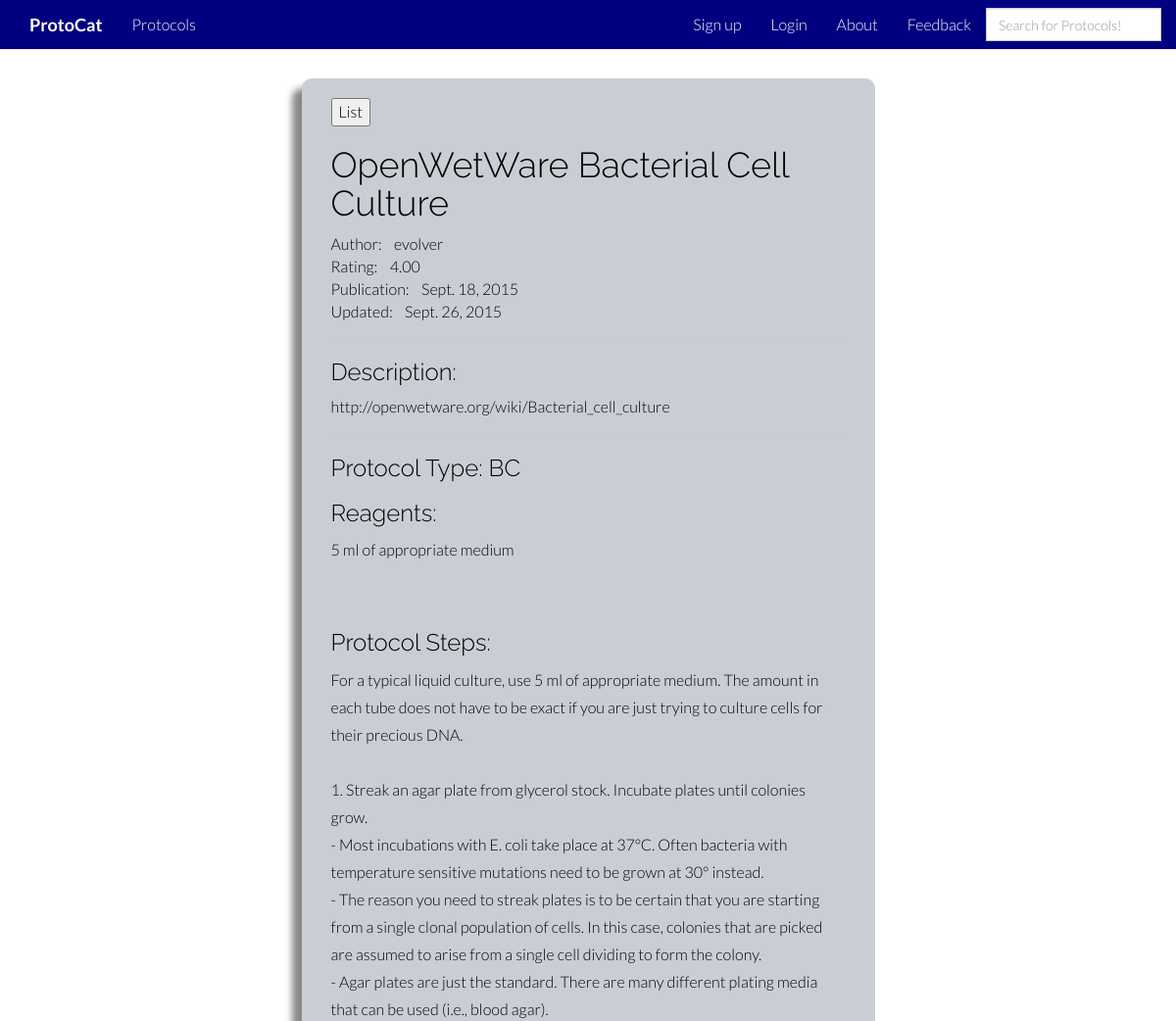
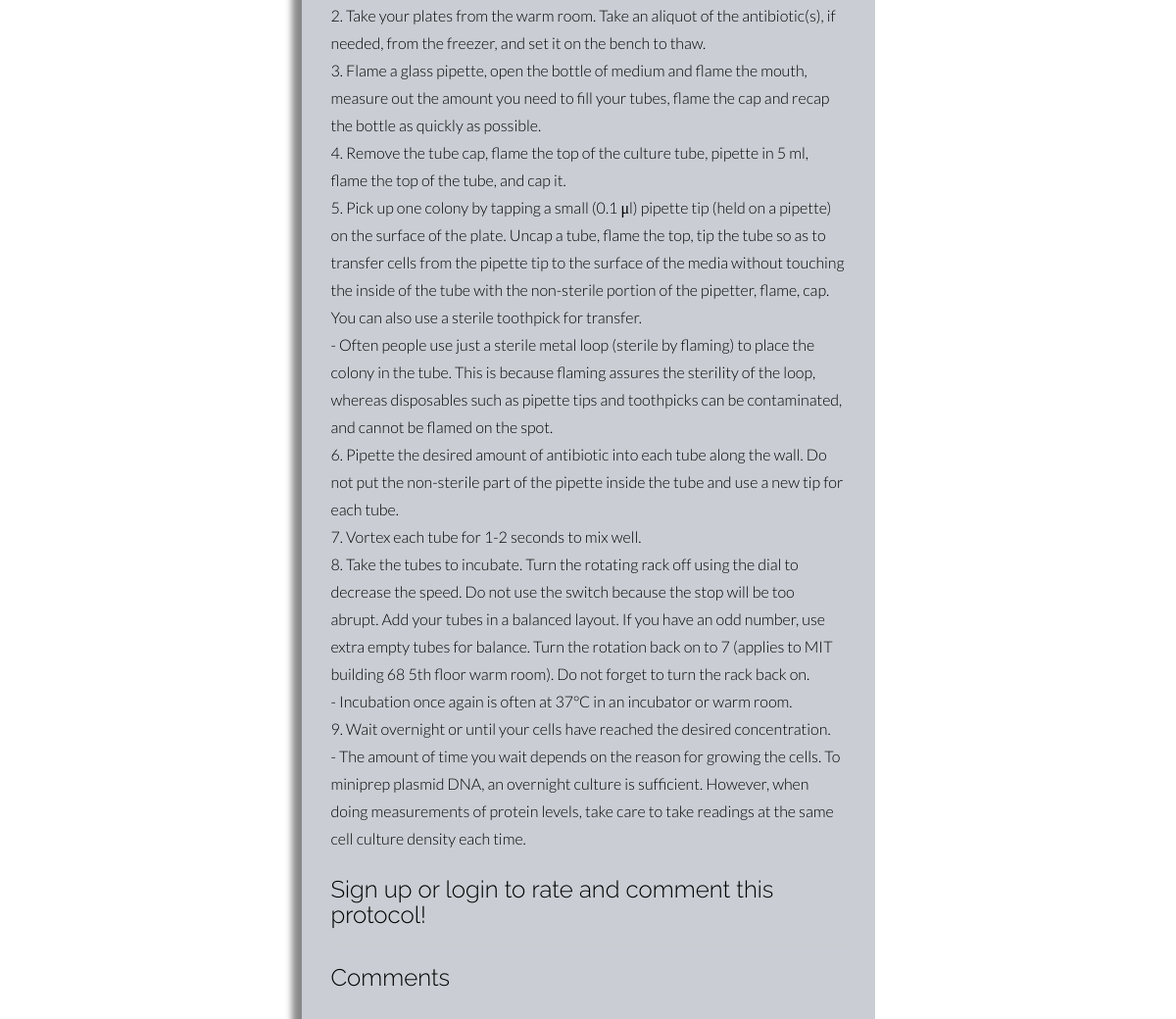
Screenshot of /protocol_display/125/ with the database file from the repository (2 pictures, top to bottom).
### protocat_app/models.py (models this page shows, shortened)
class Protocol(models.Model):
    id = models.AutoField(primary_key=True)
    title = models.TextField()
    author = models.CharField(max_length=50)
    date_of_upload = models.DateField(auto_now_add=True)
    date_modified = models.DateField(auto_now=True)
    description = models.TextField(blank=True)
    protocol_type = models.CharField(max_length=2, choices=PROTOCOL_TYPES, null=True, blank=True)
    rating = models.DecimalField(
        validators=[MinValueValidator(0.0), MaxValueValidator(5.0)],
        max_digits=3, decimal_places=2, default=2.50)
    num_ratings = models.IntegerField(default=0)
    user_rated = models.TextField(default='')
    reagents = models.TextField(default='')
    protocol_steps = models.TextField(default='')

### protocat_app/views.py (the view)
# urls.py: url(r'^protocol_display/(?P<protocol_id>[0-9]+)/$', views.protocol_display, name='protocol_display'),
def protocol_display(request, protocol_id):
    protocol_items = Protocol.objects.get(id=protocol_id)
    steps = protocol_items.protocol_steps
    current_user = str(request.user)
    return render(request, 'protocat_app/protocol_display.html', {'protocol_items':protocol_items, 'steps':steps,'current_user':current_user})

### protocat_app/templates/protocat_app/protocol_display.html (shortened to what this page needs)
{% extends 'base.html' %}
{% load staticfiles %}
{% load comments %}
{% block content %}
        <div class="row">
            <div class="col-md-3"></div>
            <div class="col-md-6">
                <div class="protocol_display_box">
                    <form action="/protocol_list">
                        <input type="submit" value="List">
                    </form>
                    <h1>{{protocol_items.title}}</h1>
                    Author:&nbsp&nbsp&nbsp&nbsp{{protocol_items.author}}
                    <br>
                    Rating:&nbsp&nbsp&nbsp&nbsp{{protocol_items.rating}}
                    <br>
                    Publication:&nbsp&nbsp&nbsp&nbsp{{protocol_items.date_of_upload}}
                    <br>
                    Updated:&nbsp&nbsp&nbsp&nbsp{{protocol_items.date_modified}}
                    <hr>
                    {% if protocol_items.description %}
                        <h3>Description:</h3>
                    {{protocol_items.description}}
                    <hr>
                    {% endif %}
                    <h3>Protocol Type:  {{protocol_items.protocol_type}}</h3>
                    <h3>Reagents: </h3> <p>{{protocol_items.reagents|linebreaksbr}}</p>
                    <br>
                    <h3>Protocol Steps: </h3> <p>{{steps|linebreaksbr}}</p>
                    {% if not user.is_authenticated %}
                            <h3>Sign up or login to rate and comment this protocol!</h3>
                            {% endif %}
                    <hr>
                    <h3>Comments</h3>
                    <br>
                    {% get_comment_form for protocol_items as form %}
                    <br>
                </div>
            </div>
        </div>
{% endblock %}

### protocat_app/static/stylesheets/root_index.css (style rules this page uses)
body { background-color: white; font-family: "Lato"; font-weight: 300; font-size: 16px; color: black; padding-top: 50px; -webkit-font-smoothing: antialiased; -webkit-overflow-scrolling: touch; }
h1, h2, h3, h4, h5, h6 { font-family: "Raleway"; font-weight: 300; color: black; }
p { line-height: 28px; margin-bottom: 25px; color:black; }
hr { display: block; height: 1px; border: 0; border-top: 1px solid #ccc; margin: 1em 0; padding: 0; }
input { color:black; }

### protocat_app/static/stylesheets/protocol_display.css (style rules this page uses)
.protocol_display_box { box-shadow: -10px 10px 7px #888888; margin-top: 30px; margin-bottom: 50px; padding-left: 30px; padding-right: 30px; padding-top: 20px; padding-bottom: 20px; background-color: #CACED4; border-radius: 10px; color:black; }

### rows the page displays
Protocol: title "OpenWetWare Bacterial Cell Culture", author "evolver", rating "4.00", date_of_upload "Sept. 18, 2015", date_modified "Sept. 26, 2015", description "http://openwetware.org/wiki/Bacterial_cell_culture", protocol_type "BC", reagents "5 ml of appropriate medium", protocol_steps "For a typical liquid culture, use 5 ml of appropriate medium. The amount in each tube does not have to be exact if you are just trying to culture cells for their precious DNA. 1. Streak an agar plate from glycerol stock. Incubate plates until colonies grow. - Most incubations with E. coli take place at 37°C. Often bacteria with temperature sensitive mutations need to be grown at 30° instead. - The reason you need to streak plates is to be certain that you are starting from a single clonal population of cells. In this case, colonies that are picked are assumed to arise from a single cell dividing to form the colony. - Agar plates are just the standard. There are many different plating media…"
